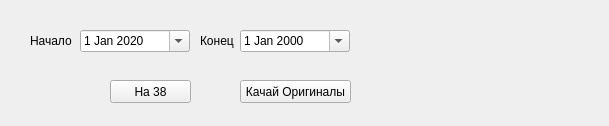
<?xml version="1.0" encoding="UTF-8"?>
<ui version="4.0">
 <class>kkt4period</class>
 <widget class="QWidget" name="kkt4period">
  <property name="geometry">
   <rect>
    <x>0</x>
    <y>0</y>
    <width>609</width>
    <height>126</height>
   </rect>
  </property>
  <property name="windowTitle">
   <string>ККТ</string>
  </property>
  <widget class="QDateEdit" name="kkt_date_start">
   <property name="geometry">
    <rect>
     <x>80</x>
     <y>30</y>
     <width>110</width>
     <height>22</height>
    </rect>
   </property>
   <property name="dateTime">
    <datetime>
     <hour>1</hour>
     <minute>0</minute>
     <second>0</second>
     <year>2020</year>
     <month>1</month>
     <day>1</day>
    </datetime>
   </property>
   <property name="time">
    <time>
     <hour>1</hour>
     <minute>0</minute>
     <second>0</second>
    </time>
   </property>
   <property name="calendarPopup">
    <bool>true</bool>
   </property>
  </widget>
  <widget class="QDateEdit" name="date_end">
   <property name="geometry">
    <rect>
     <x>240</x>
     <y>30</y>
     <width>110</width>
     <height>22</height>
    </rect>
   </property>
   <property name="calendarPopup">
    <bool>true</bool>
   </property>
  </widget>
  <widget class="QLabel" name="label">
   <property name="geometry">
    <rect>
     <x>30</x>
     <y>30</y>
     <width>71</width>
     <height>21</height>
    </rect>
   </property>
   <property name="text">
    <string>Начало</string>
   </property>
  </widget>
  <widget class="QLabel" name="label_2">
   <property name="geometry">
    <rect>
     <x>200</x>
     <y>30</y>
     <width>71</width>
     <height>21</height>
    </rect>
   </property>
   <property name="text">
    <string>Конец</string>
   </property>
  </widget>
  <widget class="QPushButton" name="kktto38">
   <property name="geometry">
    <rect>
     <x>110</x>
     <y>80</y>
     <width>81</width>
     <height>23</height>
    </rect>
   </property>
   <property name="text">
    <string>На 38</string>
   </property>
  </widget>
  <widget class="QPushButton" name="kkttozip">
   <property name="geometry">
    <rect>
     <x>240</x>
     <y>80</y>
     <width>111</width>
     <height>23</height>
    </rect>
   </property>
   <property name="text">
    <string>Качай Оригиналы</string>
   </property>
  </widget>
 </widget>
 <resources/>
 <connections/>
</ui>
